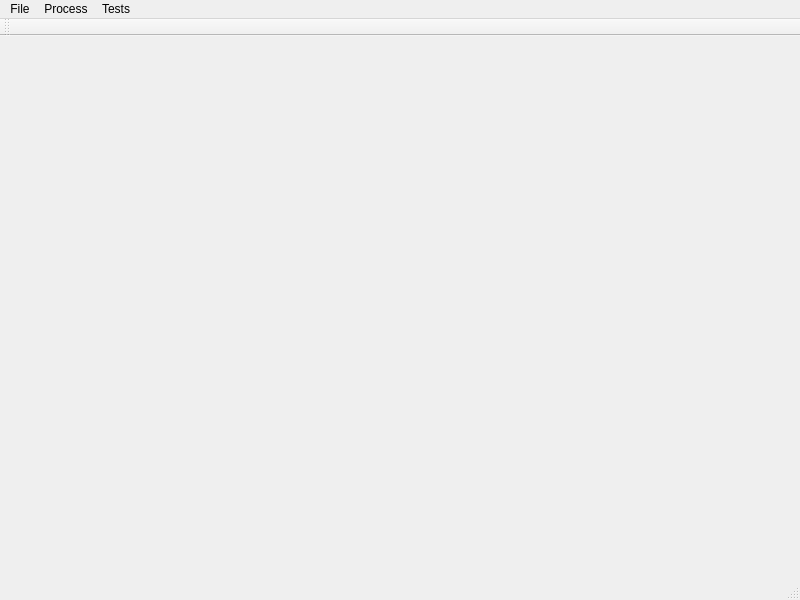
<?xml version="1.0" encoding="UTF-8"?>
<ui version="4.0">
 <class>MainWindow</class>
 <widget class="QMainWindow" name="MainWindow">
  <property name="geometry">
   <rect>
    <x>0</x>
    <y>0</y>
    <width>800</width>
    <height>600</height>
   </rect>
  </property>
  <property name="windowTitle">
   <string>MainWindow</string>
  </property>
  <widget class="QWidget" name="centralWidget"/>
  <widget class="QToolBar" name="mainToolBar">
   <attribute name="toolBarArea">
    <enum>TopToolBarArea</enum>
   </attribute>
   <attribute name="toolBarBreak">
    <bool>false</bool>
   </attribute>
  </widget>
  <widget class="QStatusBar" name="statusBar"/>
  <widget class="QMenuBar" name="menuBar">
   <property name="geometry">
    <rect>
     <x>0</x>
     <y>0</y>
     <width>800</width>
     <height>22</height>
    </rect>
   </property>
   <widget class="QMenu" name="menuFile">
    <property name="title">
     <string>File</string>
    </property>
    <addaction name="actionOpen"/>
    <addaction name="actionSaveAs"/>
   </widget>
   <widget class="QMenu" name="menuProcess">
    <property name="title">
     <string>Process</string>
    </property>
    <addaction name="actionFlip"/>
   </widget>
   <widget class="QMenu" name="menuTests">
    <property name="title">
     <string>Tests</string>
    </property>
    <addaction name="actionTest01"/>
    <addaction name="actionTest02"/>
   </widget>
   <addaction name="menuFile"/>
   <addaction name="menuProcess"/>
   <addaction name="menuTests"/>
  </widget>
  <action name="actionOpen">
   <property name="text">
    <string>Open</string>
   </property>
  </action>
  <action name="actionSaveAs">
   <property name="text">
    <string>Save As</string>
   </property>
  </action>
  <action name="actionFlip">
   <property name="text">
    <string>Flip</string>
   </property>
  </action>
  <action name="actionTest01">
   <property name="text">
    <string>Test01</string>
   </property>
  </action>
  <action name="actionTest02">
   <property name="text">
    <string>Test02</string>
   </property>
  </action>
 </widget>
 <layoutdefault spacing="6" margin="11"/>
 <resources/>
 <connections/>
</ui>
